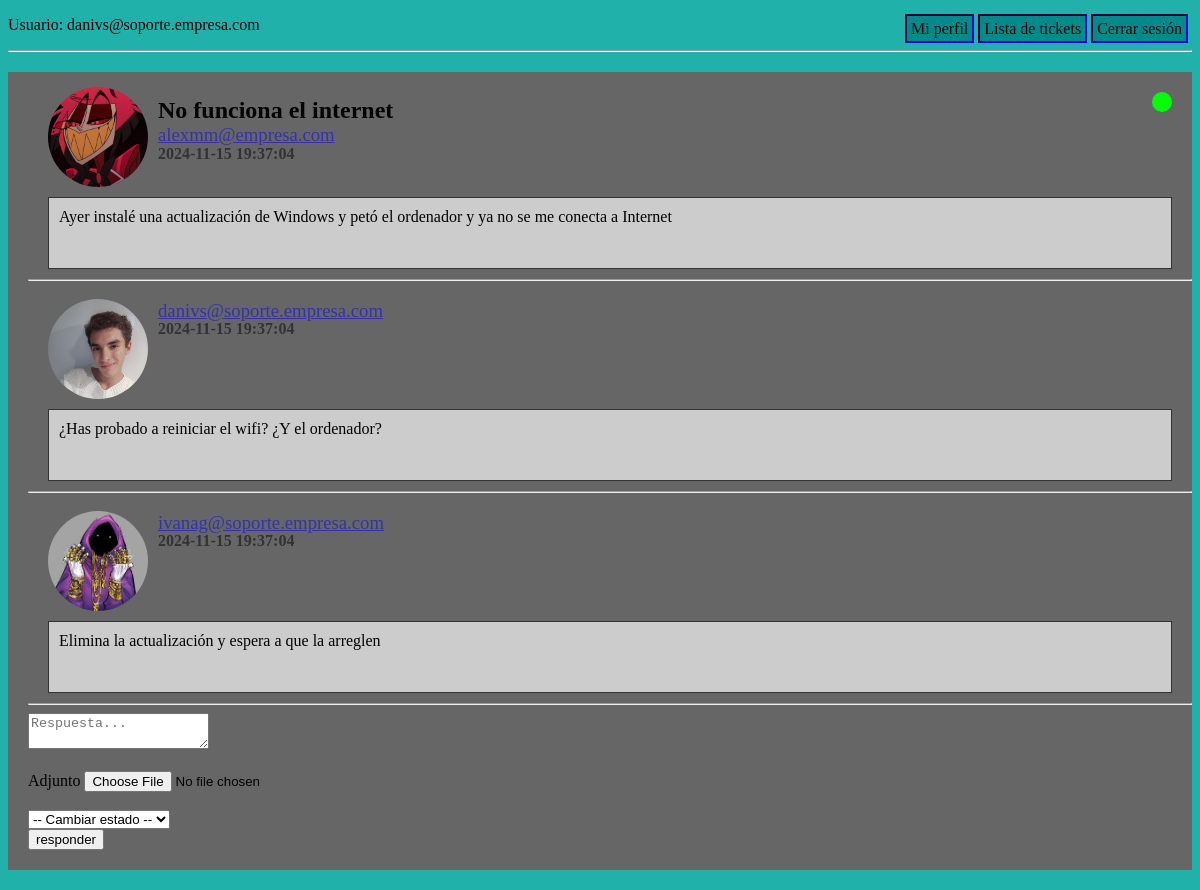
Page /ticket.php?id=1 (signed in) on the committed database.
### tables this page shows
CREATE TABLE Ticket (
	idTicket INT(10) PRIMARY KEY AUTO_INCREMENT,
    email VARCHAR(255),
    priority INT(1),
    subject VARCHAR(255),
    state INT(1),
    messBody TEXT,
    attachment VARCHAR(100),
    sentDate TIMESTAMP DEFAULT CURRENT_TIMESTAMP,
    CONSTRAINT FOREIGN KEY(email) REFERENCES AppUser(email) ON DELETE CASCADE,
    CONSTRAINT FOREIGN KEY(priority) REFERENCES Priority(idPr),
    CONSTRAINT FOREIGN KEY(state) REFERENCES State(idState)
);

CREATE TABLE Answer (
    idAnswer INT(100) PRIMARY KEY AUTO_INCREMENT,
    idTicket INT(10),
    email VARCHAR(255),
    messBody TEXT,
    attachment VARCHAR(100),
    ansDate TIMESTAMP DEFAULT CURRENT_TIMESTAMP,
    CONSTRAINT FOREIGN KEY(email) REFERENCES AppUser(email) ON DELETE CASCADE,
    CONSTRAINT FOREIGN KEY(idTicket) REFERENCES Ticket(idTicket) ON DELETE CASCADE
);

### file_dir.php (called while the page is built)
<?php
$attach_directory = "./uploads/";
$profile_picture_directory = $attach_directory . "ProfilePictures/";

### func.php (the view, shortened to what this page needs)
<?php
function returnPPstring($name) {
    require "file_dir.php";
    if (file_exists($profile_picture_directory . $name . ".png")) {
        return      $profile_picture_directory . $name . ".png";
    } else {
        return $profile_picture_directory . "defaultPP.png";
    }
}
function printSVG($state) {
    switch ($state) {
        case '1':
            echo '<svg><circle r="10" cx="10" cy="10" fill="lime"/></svg>';
            break;
    }
}
function querryTickets(?int $id_ticket = -1) {
    require "conection.php";
    $bd = new PDO(
        "mysql:dbname=".$bd_config["bd_name"].";host=".$bd_config["ip"],
        $bd_config["user"],
        $bd_config["password"]
    );
    $select = 'SELECT * FROM ticket WHERE 1 = 1';
    if (0 <= $id_ticket) {
        $select = $select . ' AND idTicket =' . $id_ticket;
    }
    return $bd->query($select);
}
function printTicketParameters($subject, $messBody, $email, $state, $sentDate, ?int $id_ticket = -1, ?string $attachment_name = "") {
    require "file_dir.php";
    echo '<a href="profile.php?email='. $email .'"> <img src="' . returnPPstring($email) . '" alt="foto de perfil"></a>';
    if ($subject != "") {
        echo "<h2>";
        echo $subject;
        echo "</h2>";
    }
    ?>
    <h3> <a href=<?="profile.php?email=$email" ?>><?= $email ?> </a></h3>
    <h4> <?= $sentDate ?> </h4>
    <?php    printSVG($state); ?>
    <div> <?= nl2br($messBody)?></div>
    <?php
}

### ticket.php (shortened to what this page needs)
<!DOCTYPE html>
<html lang="en">
<head>
    <link rel="stylesheet" href="css/ticket.css">
</head>
<?php require_once "header.php"; ?>
<body>
    <?php
        require_once "conection.php";
        require_once "func.php";
        $tickets = querryTickets($_GET["id"]);
        if($tickets->rowCount() <= 0){
            echo "<p id='not-found-message'> No existe ese ticket </p>";
        }else {
            echo    '<div class="ticket">';
            foreach ($tickets as $ticket) {
                printTicketParameters($ticket["subject"], $ticket["messBody"], $ticket["email"], $ticket["state"], $ticket["sentDate"], -1, $ticket["attachment"]);
                $bd = new PDO(
                    "mysql:dbname=".$bd_config["bd_name"].";host=".$bd_config["ip"],
                    $bd_config["user"],
                    $bd_config["password"]
                );
                $select = 'SELECT email, messBody, ansDate, attachment FROM answer WHERE idTicket =' . $_GET["id"];
                $respuestas = $bd->query($select);
                foreach ($respuestas as $respuesta) {
                    echo '<hr>';
                }
                if ($_SESSION["rol"] == 1 || $ticket["state"] == 2) {
                ?>
                    <hr>
                    <form action="" method="post" enctype="multipart/form-data">
                    <textarea name="ans" placeholder="Respuesta..." required></textarea><br><br>
                    <label for="attachment">Adjunto</label>
                    <input type="file" name="attachment" id="attachment"><br><br>
                    <?php
                    if ($_SESSION["rol"] == 1) {
                    ?>
                        <select name="changeStatus">
                            <option value="0">-- Cambiar estado --</option>
                        </select>
                    <?php
                    }
                    ?>
                    <br>
                    <input type="submit" value="responder">
                    </form>
                <?php
                }
            }
            echo    '</div>';
        }
    ?>
</body>
</html>

### css/ticket.css (style rules this page uses)
body { background-color: #333; }
.ticket { background-color: #666; padding: 5px 0px 20px 20px; margin: 20px 0px; position: relative; }
.ticket h2 { margin-left: 5px; }
.ticket h3 { margin-left: 5px; font-weight: normal; opacity: 0.5; }
.ticket h2+h3 { margin-top: -20px; }
.ticket h4 { margin-top: -20px; margin-left: 5px; opacity: 0.5; }
.ticket svg { color: #ccc; width: 20px; height: 20px; position: absolute; top: 20px; right: 20px; }
.ticket div { background-color: #ccc; border: #333 solid 1px; min-height: 50px; padding: 10px; margin: 10px 20px; clear: both; }
.ticket > a { margin: 10px 20px; }
.ticket a:has(img) { width: 100px; height: 100px; float: left; margin-right: 10px; }
.ticket img { width: 100px; height: 100px; border-radius: 50px; object-fit: cover; }

### css/header.css (style rules this page uses)
body { background-color: lightseagreen; }

### rows in the picture
ticket: email (picture), subject "No funciona el internet", email "alexmm@empresa.com", sentDate "2024-11-15 19:37:04", messBody "Ayer instalé una actualización de Windows y petó el ordenador y ya no se me conecta a Internet"
answer: email (picture), email "danivs@soporte.empresa.com", ansDate "2024-11-15 19:37:04", messBody "¿Has probado a reiniciar el wifi? ¿Y el ordenador?"
answer: email (picture), email "ivanag@soporte.empresa.com", ansDate "2024-11-15 19:37:04", messBody "Elimina la actualización y espera a que la arreglen"

### other values in the picture
$_SESSION['email'] "danivs@soporte.empresa.com"
